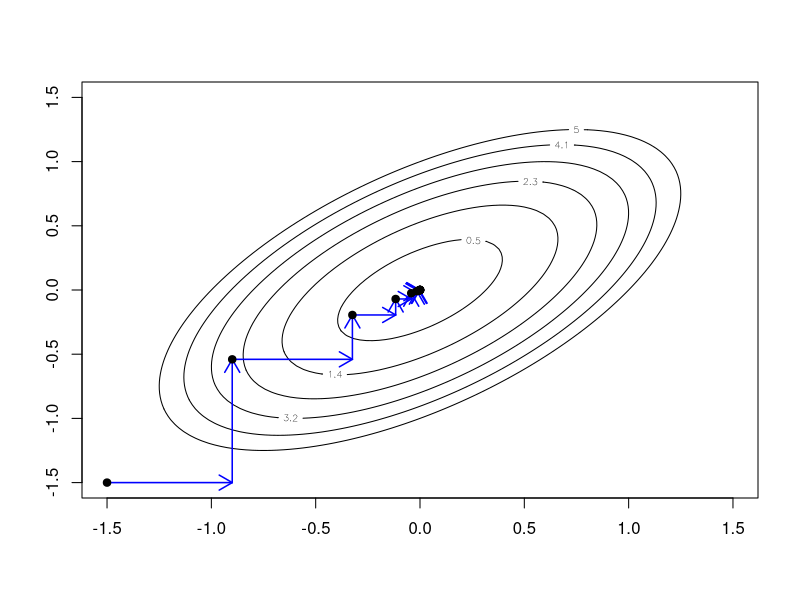
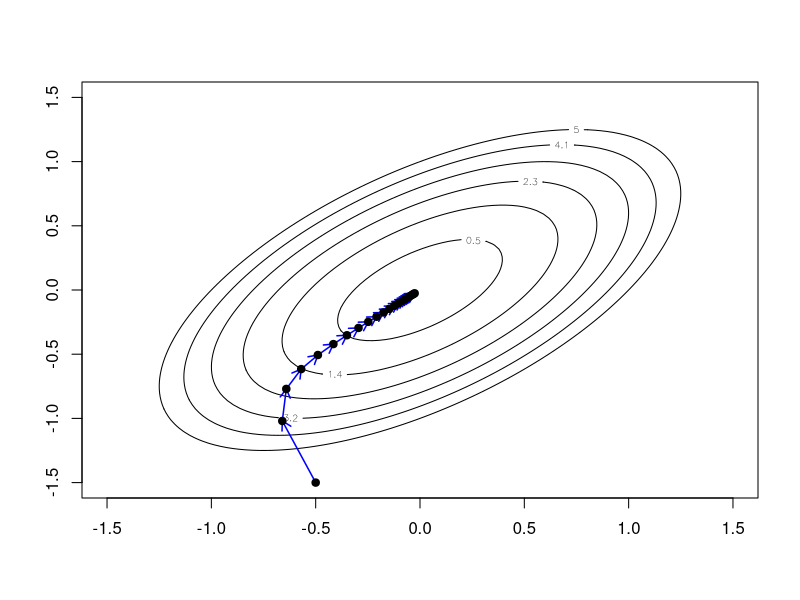
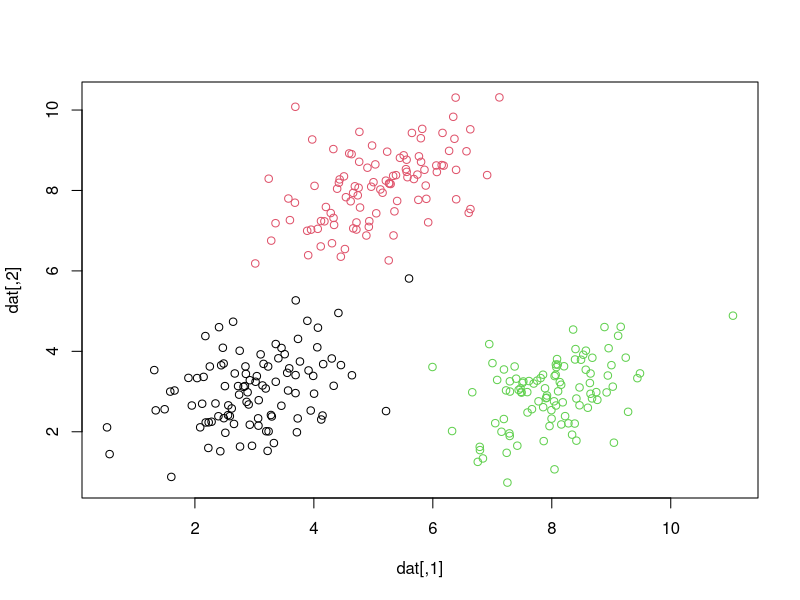
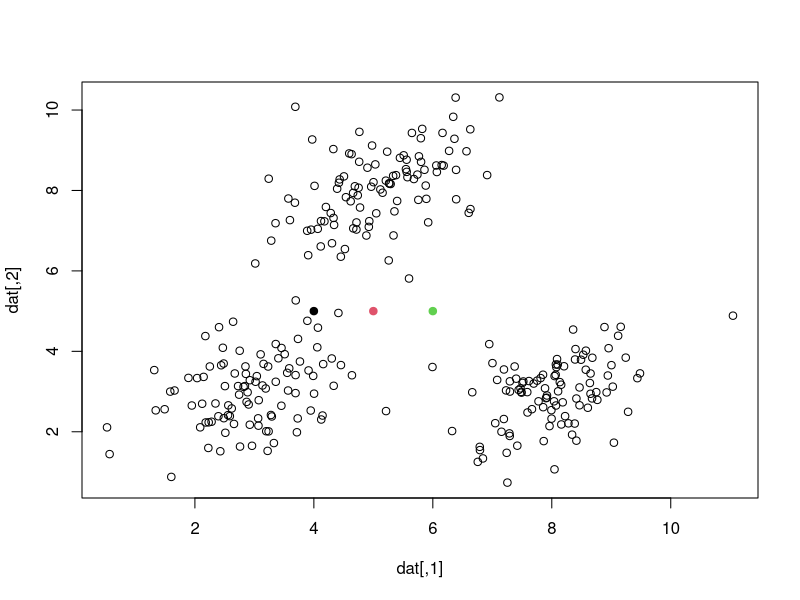
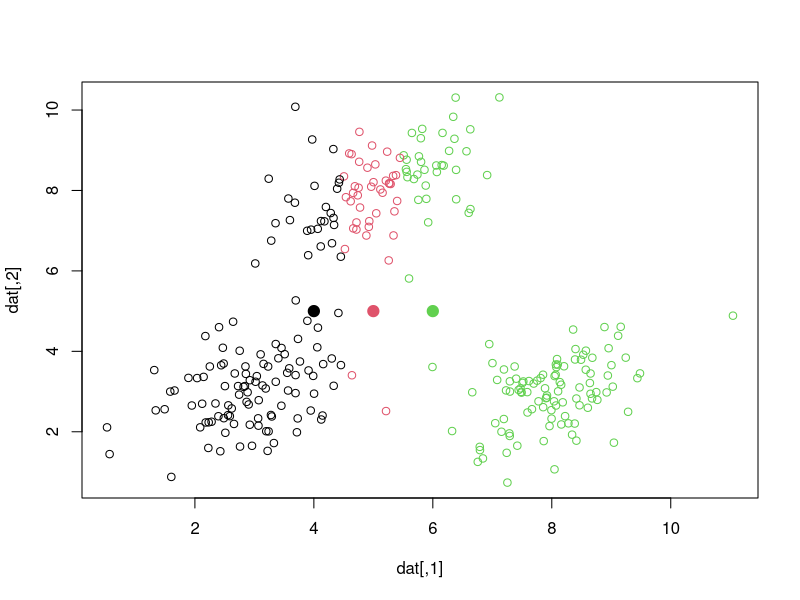
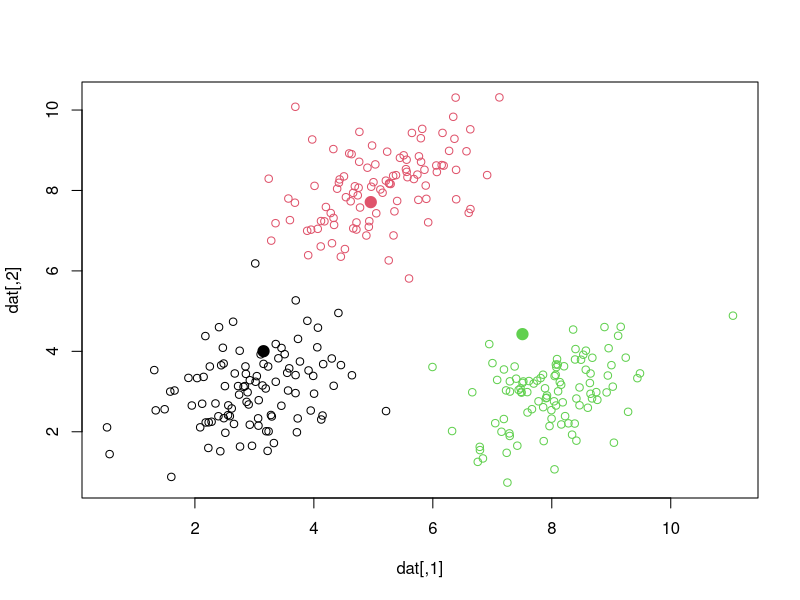
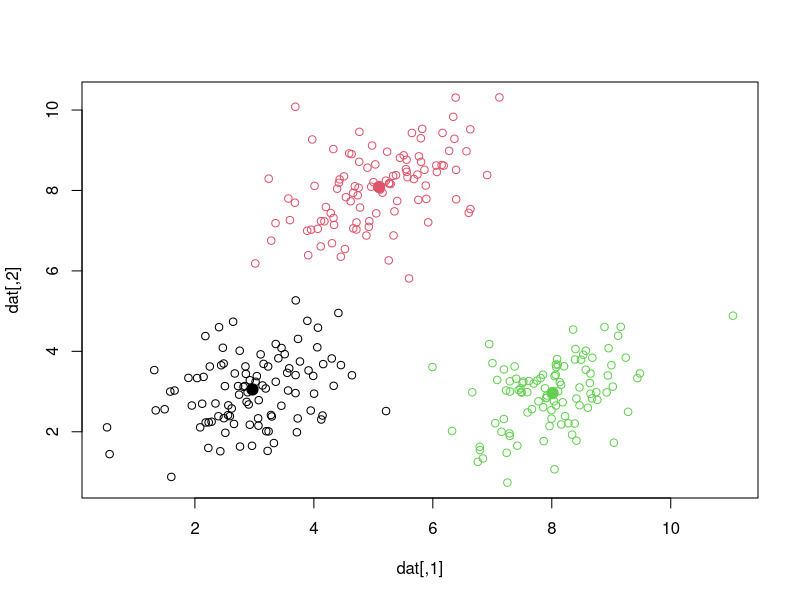
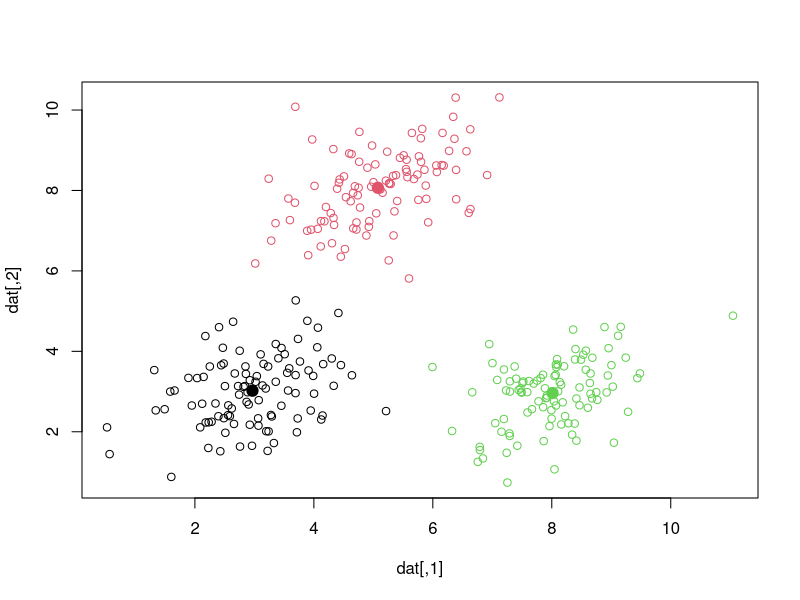

Here is the R script that generated these plots, in order:
## ---- chunk 1
##### A modifcation of code provided by Eric Cai
golden = function(f, lower, upper, tolerance = 1e-5)
{
   golden.ratio = 2/(sqrt(5) + 1)

   ## Use the golden ratio to find the initial test points
   x1 <- lower + golden.ratio * (upper - lower)
   x2 <- upper - golden.ratio * (upper - lower)
   
   ## the arrangement of points is:
   ## lower ----- x2 --- x1 ----- upper

   ### Evaluate the function at the test points
   f1 <- f(x1)
   f2 <- f(x2)

   while (abs(upper - lower) > tolerance) {
        if (f2 > f1) {
        # the minimum is to the right of x2
        lower <- x2  # x2 becomes the new lower bound
        x2 <- x1     # x1 becomes the new x2
        f2 <- f1     # f(x1) now becomes f(x2)
        x1 <- lower + golden.ratio * (upper - lower)  
        f1 <- f(x1)  # calculate new x1 and f(x1)
        } else {
        # then the minimum is to the left of x1
        upper <- x1  # x1 becomes the new upper bound
        x1 <- x2     # x2 becomes the new x1
        f1 <- f2
        x2 <- upper - golden.ratio * (upper - lower)
        f2 <- f(x2)  # calculate new x2 and f(x2)
        }
    }
    (lower + upper)/2 # the returned value is the midpoint of the bounds
}
## ---- chunk 2
f <- function(x){ (x - 3)^2 }
golden(f, 0, 10)
## ---- chunk 3
#Generate a function, some data, and a contour map
g <- function(x,y) { 
    5 * x ^ 2 - 6 * x * y + 5 * y ^ 2
    }
x <- seq(-1.5,1.5, len=100)
y <- seq(-1.5,1.5, len=100)
z <- outer(x,y,g)
contour(x,y,z, levels = seq(.5,5,by=.9)) # code to plot contour lines
x_i <- -1.5
y_i <- -1.5
## ---- chunk 4
#create unidimensional functions, that will draw from a matrix of values that will continually be edited
fx<-function(x){
  g(x,y_i[i])
}
fy<-function(y){
  g(x_i[i+1],y)
}

#loop for adding values, x first then y, draw the arrows while we do the loop
for(i in 1:15){
  x_i[i+1]<-golden(fx,x_i[i],1.5)
  arrows(x_i[i], y_i[i], x_i[i+1], y_i[i],col="blue",code=2,length=0.15,lty=1,lwd=1.5,angle=30) 
  y_i[i+1]<-golden(fy,y_i[i],1.5)
  arrows(x_i[i+1], y_i[i], x_i[i+1], y_i[i+1],col="blue",code=2,length=0.15,lty=1,lwd=1.5,angle=30)
}
points(x_i,y_i,pch=19)
## ---- chunk 5
g <- function(x,y) { 
    5 * x ^ 2 - 6 * x * y + 5 * y ^ 2
    }
x <- seq(-1.5,1.5, len=100)
y <- seq(-1.5,1.5, len=100)
z <- outer(x,y,g)
contour(x,y,z, levels = seq(.5,5,by=.9)) # code to plot contour lines
x_i <- -0.5
y_i <- -1.5
alpha = 0.04

#solve for the gradient and put them into functions
x_grad<-function(x,y){
  10*x-6*y
}

y_grad<-function(x,y){
  10*y-6*x
}

#after figuring out how many loops it takes to converge, I set n to that number so my end matrix doesn't have any NA's
n<-21

#matrices to keep track of the points and gradients at those points
betamat <- matrix(NA, nrow=n+1, ncol=2)
betamat[1,1] <- x_i
betamat[1,2] <- y_i
betastep <- matrix(NA, nrow=n+1, ncol=2)
betastep[1,1] <- x_grad(x_i,y_i)
betastep[1,2] <- y_grad(x_i,y_i)

#for loop to descend along gradient, draws arrows as we go down as I did in Task 1
for(i in 1:n){
    b0step <- alpha * x_grad(x_i[i],y_i[i])
    b1step <- alpha * y_grad(x_i[i],y_i[i])
    x_i[i+1] <- x_i[i] - b0step
    y_i[i+1] <- y_i[i] - b1step
    betamat[i+1,1] <- x_i[i+1]
    betamat[i+1,2] <- y_i[i+1]
    arrows(betamat[i+1,1], betamat[i+1,2], betamat[i,1], betamat[i,2], col="blue",code=1,length=0.1,lty=1,lwd=1.5,angle=30)
    betastep[i+1,1] <- b0step
    betastep[i+1,2] <- b1step
    converge_x <- betastep[i,1]-betastep[i+1,1]
    converge_y <- betastep[i,2]-betastep[i+1,2]
    if( abs(converge_x) < 0.001 | abs(converge_y) < 0.001) {
      break
    }
}
points(betamat[,1],betamat[,2],pch=19)
## ---- chunk 6
set.seed(2016)
library(mvtnorm)
cv <- matrix(c(.8,.4,.4,.8), ncol=2)
j <- rmvnorm(100, mean = c(3,3), sigma = cv)
k <- rmvnorm(100, mean = c(5,8), sigma = cv)
l <- rmvnorm(100, mean = c(8,3), sigma = cv)
dat <- rbind(j,k,l)
true_groups <- as.factor(c(rep("j",100),rep("k",100),rep("l",100) ))
plot(dat, col=true_groups)

means <- rbind(c(4,5), c(5,5), c(6,5)) # matrix of starting means
groupings = as.factor(rep(1,300))  #initial groupings that you will need to update
plot(dat, col = groupings)  # initial plot
points(means, col = as.factor(1:3), pch = 19) # add dots for the means
## ---- chunk 7
#create a distance function that returns one of three values, 1 for the black point, 2 for the red point, 3 for the green point
dist<-function(dat,means){
  dist1<-sqrt((dat[i,1]-means[1,1])^2+(dat[i,2]-means[1,2])^2)
  dist2<-sqrt((dat[i,1]-means[2,1])^2+(dat[i,2]-means[2,2])^2)
  dist3<-sqrt((dat[i,1]-means[3,1])^2+(dat[i,2]-means[3,2])^2)
  small<-min(c(dist1,dist2,dist3))
  if (small==dist1)
  {
    return(1)
  }
  if (small==dist2)
  {
    return(2)
  }
  if (small==dist3)
  {
    return(3)
  }
}

for(j in 1:6){
  cluster<-as.matrix(NA,nrow=300,ncol=1)
  for(i in 1:300){
    cluster[i]<-dist(dat,means)
  }
    dat2<-cbind(dat,cluster)
    groups<-as.factor(cluster)
    plot(dat,col=groups)
    points(means,col=as.factor(1:3),pch=19,cex=1.5)
    dat2<-as.data.frame(dat2)
    meansx<-tapply(dat2$V1,dat2$cluster,FUN=mean)
    meansy<-tapply(dat2$V2,dat2$cluster,FUN=mean)
    means<-t(rbind(meansx,meansy))
}
#confusion matrix, 1 error and it is the a point near (5.8,6) where it is black in the original but is blatantly closer to the top cluster
print(table(groups,true_groups))
## ---- chunk 8
set.seed(2016)
library(mvtnorm)
cv <- matrix(c(1,.1,.1,1), ncol=2)
j <- rmvnorm(200, mean = c(3,12), sigma = .5*cv)
k <- rmvnorm(600, mean = c(8,8), sigma = 4*cv)
l <- rmvnorm(200, mean = c(12,12), sigma = .5*cv)
dat <- rbind(j,k,l)
true_groups <- as.factor(c(rep("j",200),rep("k",600),rep("l",200) ))
plot(dat)
## ---- chunk 9
N <- dim(dat)[1]  # number of data points
alpha <- c(0.2,0.3,0.5)  # arbitrary starting mixing parameters
mu <- matrix(  # arbitrary means
    c(5,8,
      7,8,
      9,8),
    nrow = 3, byrow=TRUE
)
sig1 <- matrix(c(1,0,0,1), nrow=2)  # three arbitrary covariance matrices
sig2 <- matrix(c(1,0,0,1), nrow=2)
sig3 <- matrix(c(1,0,0,1), nrow=2)
## write your code here


#E-STEP-----evaluate weights/responsibilities
weights<-matrix(0,nrow=1000,ncol=3)
weights[1:1000,1]<-(alpha[1]*dmvnorm(dat,mu[1,],sig1)) / (alpha[1]*dmvnorm(dat,mu[1,],sig1) + 
                                                          alpha[2]*dmvnorm(dat,mu[2,],sig2) + 
                                                          alpha[3]*dmvnorm(dat,mu[3,],sig3) )
  
weights[1:1000,2]<-(alpha[2]*dmvnorm(dat,mu[2,],sig2)) / (alpha[1]*dmvnorm(dat,mu[1,],sig1) + 
                                                          alpha[2]*dmvnorm(dat,mu[2,],sig2) + 
                                                          alpha[3]*dmvnorm(dat,mu[3,],sig3) )
  
weights[1:1000,3]<-(alpha[3]*dmvnorm(dat,mu[3,],sig3)) / (alpha[1]*dmvnorm(dat,mu[1,],sig1) + 
                                                          alpha[2]*dmvnorm(dat,mu[2,],sig2) + 
                                                          alpha[3]*dmvnorm(dat,mu[3,],sig3) )

 
#M-Step
Nk <- colSums(weights)

#new mixing parameter
alpha2<-Nk/N

#new mu
mu2<-matrix(rep(0,6),nrow=3)
mu2[1,]<- colSums(dat[1:1000,1:2]*weights[1:1000,1]) / Nk[1]
mu2[2,]<- colSums(dat[1:1000,1:2]*weights[1:1000,2]) / Nk[2]
mu2[3,]<- colSums(dat[1:1000,1:2]*weights[1:1000,3]) / Nk[3]

#new covariance matrices
cov1<-matrix(rep(0,4),nrow=2)
cov2<-matrix(rep(0,4),nrow=2)
cov3<-matrix(rep(0,4),nrow=2)

#have to use loop to figure out covariance matrix
for(i in 1:1000){
  cov1<- cov1 + weights[i,1]*((dat[i,]-mu2[1,])%*%t((dat[i,]-mu2[1.])))
  cov2<- cov2 + weights[i,2]*((dat[i,]-mu2[2,])%*%t((dat[i,]-mu2[2,])))
  cov3<- cov3 + weights[i,3]*((dat[i,]-mu2[3,])%*%t((dat[i,]-mu2[3,])))
}

newsigma1<-cov1/Nk[1]
newsigma2<-cov2/Nk[2]
newsigma3<-cov3/Nk[3]

counter<-0
while(TRUE)
{
  #attain a new mu
  mu<-mu2
  
  #attain new covariance matrices 
  sig1<-newsigma1
  sig2<-newsigma2
  sig3<-newsigma3
  
  #get new mixing parameters
  alpha<-alpha2

  #LOOP IN WEIGHTS, E-STEP
  #Evaluate log-likelihood/E-step
  weights[1:1000,1]<-(alpha[1]*dmvnorm(dat,mu[1,],sig1)) / (alpha[1]*dmvnorm(dat,mu[1,],sig1) + 
                                                            alpha[2]*dmvnorm(dat,mu[2,],sig2) + 
                                                            alpha[3]*dmvnorm(dat,mu[3,],sig3) )
  
  weights[1:1000,2]<-(alpha[2]*dmvnorm(dat,mu[2,],sig2)) / (alpha[1]*dmvnorm(dat,mu[1,],sig1) + 
                                                            alpha[2]*dmvnorm(dat,mu[2,],sig2) + 
                                                            alpha[3]*dmvnorm(dat,mu[3,],sig3) )
  
  weights[1:1000,3]<-(alpha[3]*dmvnorm(dat,mu[3,],sig3)) / (alpha[1]*dmvnorm(dat,mu[1,],sig1) + 
                                                            alpha[2]*dmvnorm(dat,mu[2,],sig2) + 
                                                            alpha[3]*dmvnorm(dat,mu[3,],sig3) )

  #LOOP IN M-Step
  Nk <- colSums(weights) #New column sum of weights
  alpha2<-Nk/N              #New mixing parameter

  #new mu
  mu2<-matrix(rep(0,6),nrow=3)
  mu2[1,]<- colSums(dat*weights[1:1000,1]) / Nk[1]
  mu2[2,]<- colSums(dat*weights[1:1000,2]) / Nk[2]
  mu2[3,]<- colSums(dat*weights[1:1000,3]) / Nk[3]

  #new covariance matrices
  cov1<-matrix(rep(0,4),nrow=2)
  cov2<-matrix(rep(0,4),nrow=2)
  cov3<-matrix(rep(0,4),nrow=2)

  for(i in 1:1000){
    cov1<- cov1 + weights[i,1]*((dat[i,]-mu2[1,])%*%t((dat[i,]-mu2[1,])))
    cov2<- cov2 + weights[i,2]*((dat[i,]-mu2[2,])%*%t((dat[i,]-mu2[2,])))
    cov3<- cov3 + weights[i,3]*((dat[i,]-mu2[3,])%*%t((dat[i,]-mu2[3,])))
  }
  
  newsigma1<-cov1/Nk[1]
  newsigma2<-cov2/Nk[2]
  newsigma3<-cov3/Nk[3]
  
  #count the number of iterations
  counter<-counter+1
  
  #BREAK when convergence is reached
  if(isTRUE(all.equal(newsigma1,sig1))| 
     isTRUE(all.equal(newsigma2,sig2))| 
     isTRUE(all.equal(newsigma3,sig3))| 
     isTRUE(all.equal(mu2,mu))         ) break
}
